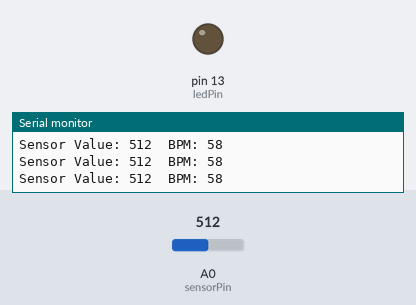
A sketch run on a simulated Arduino Uno, built with avr-gcc and run on an emulated ATmega328P. Shown: output pins drawn as LEDs (lit = HIGH), the last lines printed to the serial monitor. Dashed ring = blinking. Inputs (shaded band) come from the test bench; at power-on: A0 (sensorPin) = 512.

Above: at 1.2 s.
1.3 s: A0 (sensorPin) set to 479
At 2.1 s:
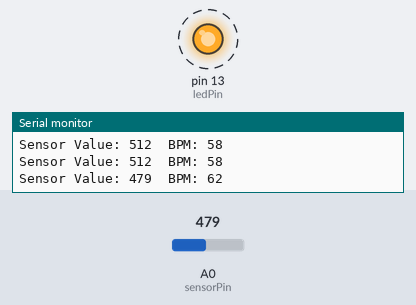
4.3 s: A0 (sensorPin) set to 511
At 5.7 s:
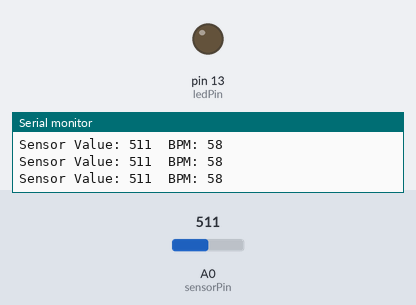
6.0 s: A0 (sensorPin) set to 306
At 6.8 s:
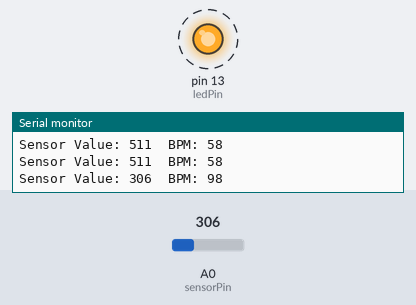
9.0 s: A0 (sensorPin) set to 2
12.0 s: A0 (sensorPin) set to 0
At 13.7 s:
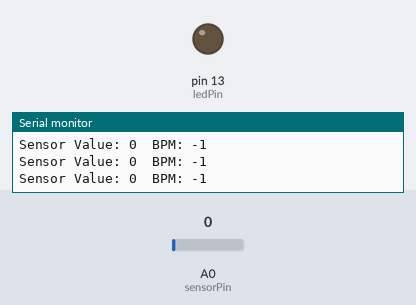
Timing chart, 0 to 15.0 s (numbered marks = the images above; inputs shaded):
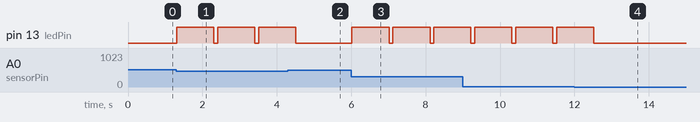

Measured:
- the behaviour switches between 492 and 491 on A0 (sensorPin) (found by bisection; images 0 and 1)
- the behaviour switches between 1 and 0 on A0 (sensorPin) (found by bisection; images 3 and 4)
- after the input at 1.3 s, pin 13 (ledPin): alternates HIGH for 1.0 s and LOW for 0.10 s, starting at once
- after the input at 4.3 s, pin 13 (ledPin): goes on until 4.5 s, then stays LOW
- after the input at 6.0 s, pin 13 (ledPin): alternates HIGH for 1.0 s and LOW for 0.10 s, starting at once
- after the input at 12.0 s, pin 13 (ledPin): goes on until 12.5 s, then stays LOW

The sketch:

pulse_sensor.ino
```cpp
// Pin Definitions
const int sensorPin = A0;  // Analog input pin for the sensor
const int ledPin = 13;      // Onboard LED pin

// Variablesv
int sensorValue = 0;        // Variable to store the sensor reading
int bpm = 0;                // Variable to store the calculated beats per minute

void setup() {
  // Initialize serial communication
  Serial.begin(9600);

  // Set the LED pin as an output
  pinMode(ledPin, OUTPUT);
}

void loop() {
  // Read the sensor value
  sensorValue = analogRead(sensorPin);

  // Calculate the beats per minute
  bpm = 60000 / (sensorValue * 2);  // Assumes sensor output is proportional to time between heartbeats

  // Print the sensor value and BPM to the serial monitor
  Serial.print("Sensor Value: ");
  Serial.print(sensorValue);
  Serial.print("\tBPM: ");
  Serial.println(bpm);

  // Blink the LED based on the BPM
  if (bpm > 60) {
    digitalWrite(ledPin, HIGH);
    delay(1000);  // Blink for 1 second
    digitalWrite(ledPin, LOW);
  } else {

  }

  // Delay for a short period
  delay(100);
}
```
